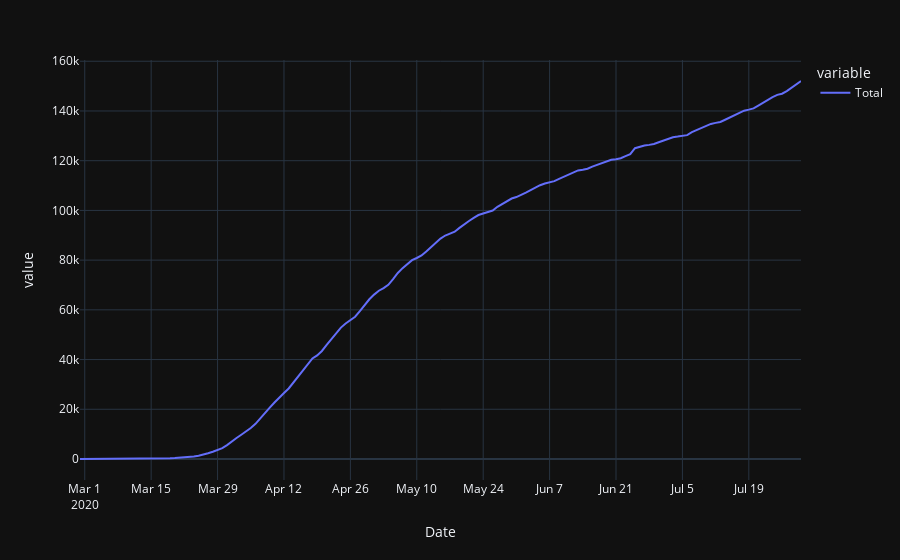

Notebook code for this chart:
### Markdown cell above
## Deaths

### Code cell
data=create_data_frame('Death')
plot_data_frame()

### Figure 1 — Plotly figure (JSON) as saved in the notebook; plotly's stock layout.template omitted (floating-point values rounded to 4 significant figures; data arrays with more than 128 entries replaced by an {"elided": "..."} marker saying what was removed)
{"data": [{"hovertemplate": "variable=Total<br>Date=%{x}<br>value=%{y}<extra></extra>", "legendgroup": "Total", "line": {"color": "#636efa", "dash": "solid"}, "mode": "lines", "name": "Total", "orientation": "v", "showlegend": true, "type": "scatter", "x": {"elided": "153 str values"}, "xaxis": "x", "y": {"elided": "153 int values"}, "yaxis": "y"}], "layout": {"legend": {"title": {"text": "variable"}, "tracegroupgap": 0}, "margin": {"t": 60}, "xaxis": {"anchor": "y", "domain": [0, 1], "title": {"text": "Date"}}, "yaxis": {"anchor": "x", "domain": [0, 1], "title": {"text": "value"}}}}
